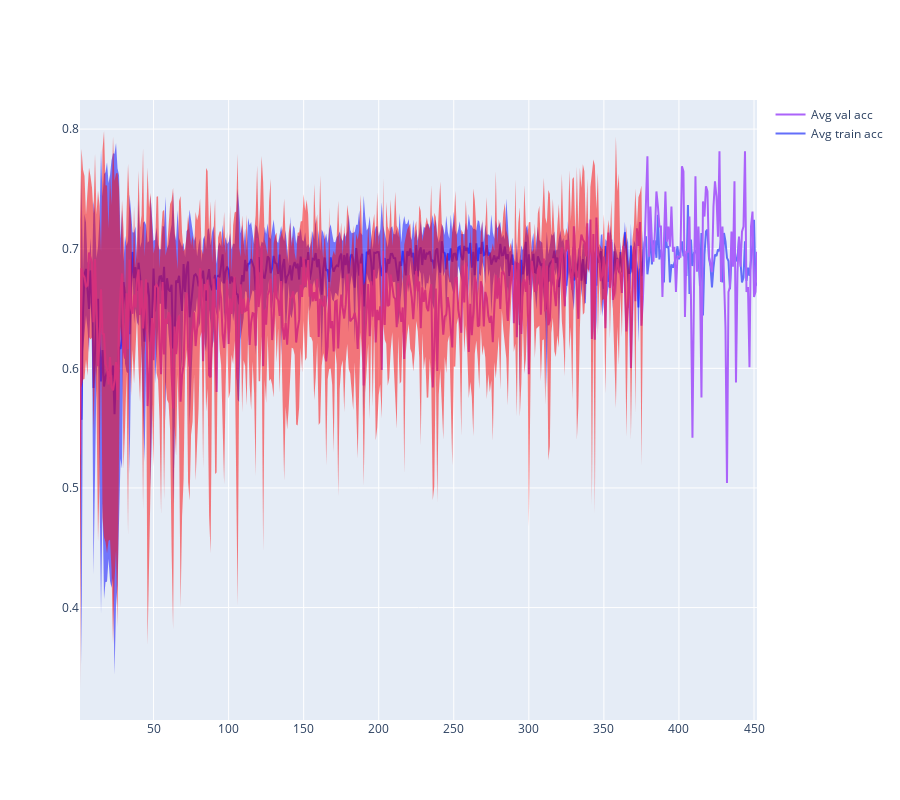

Source (notebook cell):
### Code cell
avg_plot("acc")

### Figure 1 — Plotly figure (JSON) as saved in the notebook; plotly's stock layout.template omitted (floating-point values rounded to 4 significant figures; data arrays with more than 128 entries replaced by an {"elided": "..."} marker saying what was removed)
{"data": [{"mode": "lines", "name": "Avg train acc", "type": "scatter", "x": {"elided": "452 int values"}, "y": {"elided": "452 float values"}}, {"line": {"width": 0}, "marker": {"color": "blue"}, "name": "trainupper bound", "showlegend": false, "type": "scatter", "x": {"elided": "452 int values"}, "y": {"elided": "452 float values"}}, {"fill": "tonexty", "line": {"width": 0}, "marker": {"color": "blue"}, "name": "trainlower bound", "showlegend": false, "type": "scatter", "x": {"elided": "452 int values"}, "y": {"elided": "452 float values"}}, {"mode": "lines", "name": "Avg val acc", "type": "scatter", "x": {"elided": "452 int values"}, "y": {"elided": "452 float values"}}, {"line": {"width": 0}, "marker": {"color": "red"}, "name": "valupper bound", "showlegend": false, "type": "scatter", "x": {"elided": "452 int values"}, "y": {"elided": "452 float values"}}, {"fill": "tonexty", "line": {"width": 0}, "marker": {"color": "red"}, "name": "vallower bound", "showlegend": false, "type": "scatter", "x": {"elided": "452 int values"}, "y": {"elided": "452 float values"}}], "layout": {"height": 800, "hovermode": "x"}}
